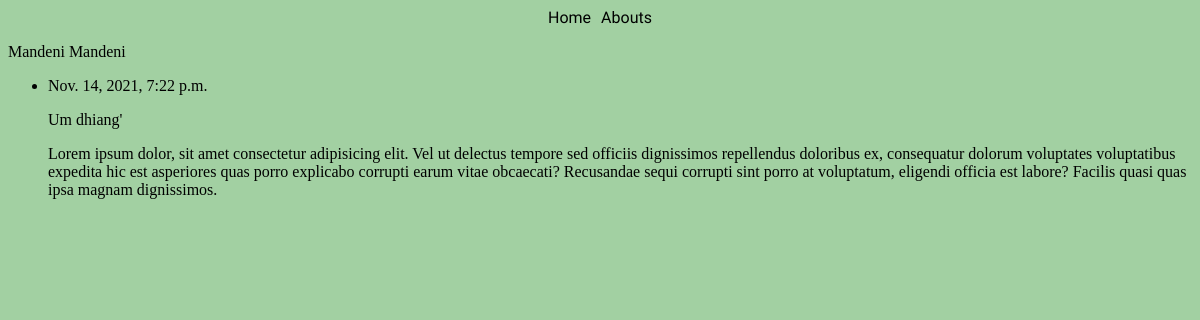
Page /abouts/6/ on the committed database.
### testapp/models.py (models this page shows, shortened)
class Test(models.Model):
    name = models.CharField(max_length=50)
    age = models.IntegerField(default=0)
    comment = models.TextField(max_length=250)
    def __str__(self):
        return self.name

class New(models.Model):
    author = models.ForeignKey(Test, on_delete=models.CASCADE)
    time_added = models.DateTimeField(auto_now_add=True)
    title = models.CharField(max_length=30)
    body = models.TextField(max_length=500, null=True)

### testapp/views.py (the view)
# urls.py: path('abouts/<int:about_id>/', views.about, name='about'),
def about(request, about_id):
    about = Test.objects.get(id=about_id)
    news = about.new_set.order_by('-time_added')
    context = {"about":about, "news": news}
    return render(request, 'testapp/about.html', context)

### testapp/templates/testapp/about.html (shortened to what this page needs)
{% extends 'testapp/base.html' %}
{% block content %}
<p>{{ about }}</p>
 {% for new in news%}
<ul>
   <li>
      <p>{{ new.time_added }}</p>
      <p>{{ new.title }}</p>
      <p>{{ new.body }}</p>
   </li>
</ul>
 {% endfor %}
{% endblock %}

### testapp/static/testapp/style.css (style rules this page uses)
body { background-color: rgba(0, 128, 0, 0.364); }

### rows in the picture
Test: name "Mandeni Mandeni"
New: time_added "Nov. 14, 2021, 7:22 p.m.", title "Um dhiang'", body "Lorem ipsum dolor, sit amet consectetur adipisicing elit. Vel ut delectus tempore sed officiis dignissimos repellendus doloribus ex, consequatur dolorum voluptates voluptatibus expedita hic est asperiores quas porro explicabo corrupti earum vitae obcaecati? Recusandae sequi corrupti sint porro at voluptatum, eligendi officia est labore? Facilis quasi quas ipsa magnam dignissimos."
